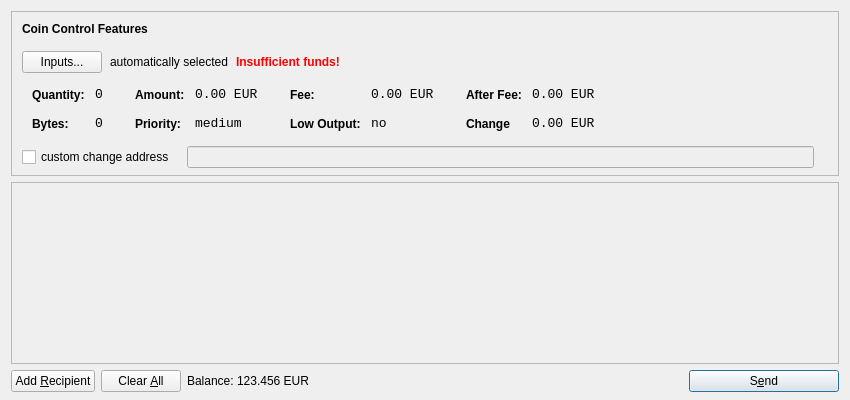
<?xml version="1.0" encoding="UTF-8"?>
<ui version="4.0">
 <class>SendCoinsDialog</class>
 <widget class="QDialog" name="SendCoinsDialog">
  <property name="geometry">
   <rect>
    <x>0</x>
    <y>0</y>
    <width>850</width>
    <height>400</height>
   </rect>
  </property>
  <property name="windowTitle">
   <string>Send Coins</string>
  </property>
  <layout class="QVBoxLayout" name="verticalLayout" stretch="0,1,0">
   <property name="bottomMargin">
    <number>8</number>
   </property>
   <item>
    <widget class="QFrame" name="frameCoinControl">
     <property name="sizePolicy">
      <sizepolicy hsizetype="Expanding" vsizetype="Expanding">
       <horstretch>0</horstretch>
       <verstretch>0</verstretch>
      </sizepolicy>
     </property>
     <property name="maximumSize">
      <size>
       <width>16777215</width>
       <height>16777215</height>
      </size>
     </property>
     <property name="frameShape">
      <enum>QFrame::StyledPanel</enum>
     </property>
     <property name="frameShadow">
      <enum>QFrame::Sunken</enum>
     </property>
     <layout class="QVBoxLayout" name="verticalLayoutCoinControl2">
      <property name="spacing">
       <number>-1</number>
      </property>
      <property name="leftMargin">
       <number>0</number>
      </property>
      <property name="topMargin">
       <number>0</number>
      </property>
      <property name="rightMargin">
       <number>0</number>
      </property>
      <property name="bottomMargin">
       <number>6</number>
      </property>
      <item>
       <layout class="QVBoxLayout" name="verticalLayoutCoinControl" stretch="0,0,0,0,1">
        <property name="spacing">
         <number>0</number>
        </property>
        <property name="leftMargin">
         <number>10</number>
        </property>
        <property name="topMargin">
         <number>10</number>
        </property>
        <item>
         <layout class="QHBoxLayout" name="horizontalLayoutCoinControl1">
          <property name="bottomMargin">
           <number>15</number>
          </property>
          <item>
           <widget class="QLabel" name="labelCoinControlFeatures">
            <property name="sizePolicy">
             <sizepolicy hsizetype="Preferred" vsizetype="Maximum">
              <horstretch>0</horstretch>
              <verstretch>0</verstretch>
             </sizepolicy>
            </property>
            <property name="font">
             <font>
              <weight>75</weight>
              <bold>true</bold>
             </font>
            </property>
            <property name="styleSheet">
             <string notr="true">font-weight:bold;</string>
            </property>
            <property name="text">
             <string>Coin Control Features</string>
            </property>
           </widget>
          </item>
         </layout>
        </item>
        <item>
         <layout class="QHBoxLayout" name="horizontalLayoutCoinControl2" stretch="0,0,0,0">
          <property name="spacing">
           <number>8</number>
          </property>
          <property name="bottomMargin">
           <number>10</number>
          </property>
          <item>
           <widget class="QPushButton" name="pushButtonCoinControl">
            <property name="styleSheet">
             <string notr="true"/>
            </property>
            <property name="text">
             <string>Inputs...</string>
            </property>
           </widget>
          </item>
          <item>
           <widget class="QLabel" name="labelCoinControlAutomaticallySelected">
            <property name="text">
             <string>automatically selected</string>
            </property>
            <property name="margin">
             <number>5</number>
            </property>
           </widget>
          </item>
          <item>
           <widget class="QLabel" name="labelCoinControlInsuffFunds">
            <property name="font">
             <font>
              <weight>75</weight>
              <bold>true</bold>
             </font>
            </property>
            <property name="styleSheet">
             <string notr="true">color:red;font-weight:bold;</string>
            </property>
            <property name="text">
             <string>Insufficient funds!</string>
            </property>
            <property name="margin">
             <number>5</number>
            </property>
           </widget>
          </item>
          <item>
           <spacer name="horizontalSpacerCoinControl">
            <property name="orientation">
             <enum>Qt::Horizontal</enum>
            </property>
            <property name="sizeHint" stdset="0">
             <size>
              <width>40</width>
              <height>1</height>
             </size>
            </property>
           </spacer>
          </item>
         </layout>
        </item>
        <item>
         <widget class="QWidget" name="widgetCoinControl" native="true">
          <property name="sizePolicy">
           <sizepolicy hsizetype="Preferred" vsizetype="Preferred">
            <horstretch>0</horstretch>
            <verstretch>0</verstretch>
           </sizepolicy>
          </property>
          <property name="minimumSize">
           <size>
            <width>0</width>
            <height>0</height>
           </size>
          </property>
          <property name="styleSheet">
           <string notr="true"/>
          </property>
          <layout class="QHBoxLayout" name="horizontalLayoutCoinControl5">
           <property name="margin">
            <number>0</number>
           </property>
           <item>
            <layout class="QHBoxLayout" name="horizontalLayoutCoinControl3" stretch="0,0,0,1">
             <property name="spacing">
              <number>20</number>
             </property>
             <property name="topMargin">
              <number>0</number>
             </property>
             <property name="bottomMargin">
              <number>10</number>
             </property>
             <item>
              <layout class="QFormLayout" name="formLayoutCoinControl1">
               <property name="horizontalSpacing">
                <number>10</number>
               </property>
               <property name="verticalSpacing">
                <number>14</number>
               </property>
               <property name="leftMargin">
                <number>10</number>
               </property>
               <property name="topMargin">
                <number>4</number>
               </property>
               <property name="rightMargin">
                <number>6</number>
               </property>
               <item row="0" column="0">
                <widget class="QLabel" name="labelCoinControlQuantityText">
                 <property name="styleSheet">
                  <string notr="true">font-weight:bold;</string>
                 </property>
                 <property name="text">
                  <string>Quantity:</string>
                 </property>
                 <property name="margin">
                  <number>0</number>
                 </property>
                </widget>
               </item>
               <item row="0" column="1">
                <widget class="QLabel" name="labelCoinControlQuantity">
                 <property name="font">
                  <font>
                   <family>Monospace</family>
                   <pointsize>10</pointsize>
                  </font>
                 </property>
                 <property name="cursor">
                  <cursorShape>IBeamCursor</cursorShape>
                 </property>
                 <property name="contextMenuPolicy">
                  <enum>Qt::ActionsContextMenu</enum>
                 </property>
                 <property name="text">
                  <string>0</string>
                 </property>
                 <property name="margin">
                  <number>0</number>
                 </property>
                 <property name="textInteractionFlags">
                  <set>Qt::LinksAccessibleByMouse|Qt::TextSelectableByKeyboard|Qt::TextSelectableByMouse</set>
                 </property>
                </widget>
               </item>
               <item row="1" column="0">
                <widget class="QLabel" name="labelCoinControlBytesText">
                 <property name="styleSheet">
                  <string notr="true">font-weight:bold;</string>
                 </property>
                 <property name="text">
                  <string>Bytes:</string>
                 </property>
                </widget>
               </item>
               <item row="1" column="1">
                <widget class="QLabel" name="labelCoinControlBytes">
                 <property name="font">
                  <font>
                   <family>Monospace</family>
                   <pointsize>10</pointsize>
                  </font>
                 </property>
                 <property name="cursor">
                  <cursorShape>IBeamCursor</cursorShape>
                 </property>
                 <property name="contextMenuPolicy">
                  <enum>Qt::ActionsContextMenu</enum>
                 </property>
                 <property name="text">
                  <string>0</string>
                 </property>
                 <property name="textInteractionFlags">
                  <set>Qt::LinksAccessibleByMouse|Qt::TextSelectableByKeyboard|Qt::TextSelectableByMouse</set>
                 </property>
                </widget>
               </item>
              </layout>
             </item>
             <item>
              <layout class="QFormLayout" name="formLayoutCoinControl2">
               <property name="horizontalSpacing">
                <number>10</number>
               </property>
               <property name="verticalSpacing">
                <number>14</number>
               </property>
               <property name="leftMargin">
                <number>6</number>
               </property>
               <property name="topMargin">
                <number>4</number>
               </property>
               <property name="rightMargin">
                <number>6</number>
               </property>
               <item row="0" column="0">
                <widget class="QLabel" name="labelCoinControlAmountText">
                 <property name="styleSheet">
                  <string notr="true">font-weight:bold;</string>
                 </property>
                 <property name="text">
                  <string>Amount:</string>
                 </property>
                 <property name="margin">
                  <number>0</number>
                 </property>
                </widget>
               </item>
               <item row="0" column="1">
                <widget class="QLabel" name="labelCoinControlAmount">
                 <property name="font">
                  <font>
                   <family>Monospace</family>
                   <pointsize>10</pointsize>
                  </font>
                 </property>
                 <property name="cursor">
                  <cursorShape>IBeamCursor</cursorShape>
                 </property>
                 <property name="contextMenuPolicy">
                  <enum>Qt::ActionsContextMenu</enum>
                 </property>
                 <property name="text">
                  <string>0.00 EUR</string>
                 </property>
                 <property name="textInteractionFlags">
                  <set>Qt::LinksAccessibleByMouse|Qt::TextSelectableByKeyboard|Qt::TextSelectableByMouse</set>
                 </property>
                </widget>
               </item>
               <item row="1" column="0">
                <widget class="QLabel" name="labelCoinControlPriorityText">
                 <property name="styleSheet">
                  <string notr="true">font-weight:bold;</string>
                 </property>
                 <property name="text">
                  <string>Priority:</string>
                 </property>
                </widget>
               </item>
               <item row="1" column="1">
                <widget class="QLabel" name="labelCoinControlPriority">
                 <property name="font">
                  <font>
                   <family>Monospace</family>
                   <pointsize>10</pointsize>
                  </font>
                 </property>
                 <property name="cursor">
                  <cursorShape>IBeamCursor</cursorShape>
                 </property>
                 <property name="contextMenuPolicy">
                  <enum>Qt::ActionsContextMenu</enum>
                 </property>
                 <property name="text">
                  <string>medium</string>
                 </property>
                 <property name="textInteractionFlags">
                  <set>Qt::LinksAccessibleByMouse|Qt::TextSelectableByKeyboard|Qt::TextSelectableByMouse</set>
                 </property>
                </widget>
               </item>
              </layout>
             </item>
             <item>
              <layout class="QFormLayout" name="formLayoutCoinControl3">
               <property name="horizontalSpacing">
                <number>10</number>
               </property>
               <property name="verticalSpacing">
                <number>14</number>
               </property>
               <property name="leftMargin">
                <number>6</number>
               </property>
               <property name="topMargin">
                <number>4</number>
               </property>
               <property name="rightMargin">
                <number>6</number>
               </property>
               <item row="0" column="0">
                <widget class="QLabel" name="labelCoinControlFeeText">
                 <property name="styleSheet">
                  <string notr="true">font-weight:bold;</string>
                 </property>
                 <property name="text">
                  <string>Fee:</string>
                 </property>
                 <property name="margin">
                  <number>0</number>
                 </property>
                </widget>
               </item>
               <item row="0" column="1">
                <widget class="QLabel" name="labelCoinControlFee">
                 <property name="font">
                  <font>
                   <family>Monospace</family>
                   <pointsize>10</pointsize>
                  </font>
                 </property>
                 <property name="cursor">
                  <cursorShape>IBeamCursor</cursorShape>
                 </property>
                 <property name="contextMenuPolicy">
                  <enum>Qt::ActionsContextMenu</enum>
                 </property>
                 <property name="text">
                  <string>0.00 EUR</string>
                 </property>
                 <property name="textInteractionFlags">
                  <set>Qt::LinksAccessibleByMouse|Qt::TextSelectableByKeyboard|Qt::TextSelectableByMouse</set>
                 </property>
                </widget>
               </item>
               <item row="1" column="0">
                <widget class="QLabel" name="labelCoinControlLowOutputText">
                 <property name="styleSheet">
                  <string notr="true">font-weight:bold;</string>
                 </property>
                 <property name="text">
                  <string>Low Output:</string>
                 </property>
                </widget>
               </item>
               <item row="1" column="1">
                <widget class="QLabel" name="labelCoinControlLowOutput">
                 <property name="font">
                  <font>
                   <family>Monospace</family>
                   <pointsize>10</pointsize>
                  </font>
                 </property>
                 <property name="cursor">
                  <cursorShape>IBeamCursor</cursorShape>
                 </property>
                 <property name="contextMenuPolicy">
                  <enum>Qt::ActionsContextMenu</enum>
                 </property>
                 <property name="text">
                  <string>no</string>
                 </property>
                 <property name="textInteractionFlags">
                  <set>Qt::LinksAccessibleByMouse|Qt::TextSelectableByKeyboard|Qt::TextSelectableByMouse</set>
                 </property>
                </widget>
               </item>
              </layout>
             </item>
             <item>
              <layout class="QFormLayout" name="formLayoutCoinControl4">
               <property name="horizontalSpacing">
                <number>10</number>
               </property>
               <property name="verticalSpacing">
                <number>14</number>
               </property>
               <property name="leftMargin">
                <number>6</number>
               </property>
               <property name="topMargin">
                <number>4</number>
               </property>
               <property name="rightMargin">
                <number>6</number>
               </property>
               <item row="0" column="0">
                <widget class="QLabel" name="labelCoinControlAfterFeeText">
                 <property name="styleSheet">
                  <string notr="true">font-weight:bold;</string>
                 </property>
                 <property name="text">
                  <string>After Fee:</string>
                 </property>
                 <property name="margin">
                  <number>0</number>
                 </property>
                </widget>
               </item>
               <item row="0" column="1">
                <widget class="QLabel" name="labelCoinControlAfterFee">
                 <property name="font">
                  <font>
                   <family>Monospace</family>
                   <pointsize>10</pointsize>
                  </font>
                 </property>
                 <property name="cursor">
                  <cursorShape>IBeamCursor</cursorShape>
                 </property>
                 <property name="contextMenuPolicy">
                  <enum>Qt::ActionsContextMenu</enum>
                 </property>
                 <property name="text">
                  <string>0.00 EUR</string>
                 </property>
                 <property name="textInteractionFlags">
                  <set>Qt::LinksAccessibleByMouse|Qt::TextSelectableByKeyboard|Qt::TextSelectableByMouse</set>
                 </property>
                </widget>
               </item>
               <item row="1" column="0">
                <widget class="QLabel" name="labelCoinControlChangeText">
                 <property name="styleSheet">
                  <string notr="true">font-weight:bold;</string>
                 </property>
                 <property name="text">
                  <string>Change</string>
                 </property>
                </widget>
               </item>
               <item row="1" column="1">
                <widget class="QLabel" name="labelCoinControlChange">
                 <property name="font">
                  <font>
                   <family>Monospace</family>
                   <pointsize>10</pointsize>
                  </font>
                 </property>
                 <property name="cursor">
                  <cursorShape>IBeamCursor</cursorShape>
                 </property>
                 <property name="contextMenuPolicy">
                  <enum>Qt::ActionsContextMenu</enum>
                 </property>
                 <property name="text">
                  <string>0.00 EUR</string>
                 </property>
                 <property name="textInteractionFlags">
                  <set>Qt::LinksAccessibleByMouse|Qt::TextSelectableByKeyboard|Qt::TextSelectableByMouse</set>
                 </property>
                </widget>
               </item>
              </layout>
             </item>
            </layout>
           </item>
          </layout>
         </widget>
        </item>
        <item>
         <layout class="QHBoxLayout" name="horizontalLayoutCoinControl4" stretch="0,0,0">
          <property name="spacing">
           <number>12</number>
          </property>
          <property name="sizeConstraint">
           <enum>QLayout::SetDefaultConstraint</enum>
          </property>
          <property name="topMargin">
           <number>5</number>
          </property>
          <property name="rightMargin">
           <number>5</number>
          </property>
          <item>
           <widget class="QCheckBox" name="checkBoxCoinControlChange">
            <property name="text">
             <string>custom change address</string>
            </property>
           </widget>
          </item>
          <item>
           <widget class="QLineEdit" name="lineEditCoinControlChange">
            <property name="enabled">
             <bool>false</bool>
            </property>
            <property name="sizePolicy">
             <sizepolicy hsizetype="Expanding" vsizetype="Fixed">
              <horstretch>0</horstretch>
              <verstretch>0</verstretch>
             </sizepolicy>
            </property>
           </widget>
          </item>
          <item>
           <widget class="QLabel" name="labelCoinControlChangeLabel">
            <property name="sizePolicy">
             <sizepolicy hsizetype="Preferred" vsizetype="Expanding">
              <horstretch>0</horstretch>
              <verstretch>0</verstretch>
             </sizepolicy>
            </property>
            <property name="minimumSize">
             <size>
              <width>0</width>
              <height>0</height>
             </size>
            </property>
            <property name="text">
             <string/>
            </property>
            <property name="margin">
             <number>3</number>
            </property>
           </widget>
          </item>
         </layout>
        </item>
        <item>
         <spacer name="verticalSpacerCoinControl">
          <property name="orientation">
           <enum>Qt::Vertical</enum>
          </property>
          <property name="sizeHint" stdset="0">
           <size>
            <width>800</width>
            <height>1</height>
           </size>
          </property>
         </spacer>
        </item>
       </layout>
      </item>
     </layout>
    </widget>
   </item>
   <item>
    <widget class="QScrollArea" name="scrollArea">
     <property name="widgetResizable">
      <bool>true</bool>
     </property>
     <widget class="QWidget" name="scrollAreaWidgetContents">
      <property name="geometry">
       <rect>
        <x>0</x>
        <y>0</y>
        <width>830</width>
        <height>165</height>
       </rect>
      </property>
      <layout class="QVBoxLayout" name="verticalLayout_2">
       <property name="margin">
        <number>0</number>
       </property>
       <item>
        <layout class="QVBoxLayout" name="entries">
         <property name="spacing">
          <number>6</number>
         </property>
        </layout>
       </item>
       <item>
        <spacer name="verticalSpacer">
         <property name="orientation">
          <enum>Qt::Vertical</enum>
         </property>
         <property name="sizeHint" stdset="0">
          <size>
           <width>20</width>
           <height>40</height>
          </size>
         </property>
        </spacer>
       </item>
      </layout>
     </widget>
    </widget>
   </item>
   <item>
    <layout class="QHBoxLayout" name="horizontalLayout">
     <item>
      <widget class="QPushButton" name="addButton">
       <property name="toolTip">
        <string>Send to multiple recipients at once</string>
       </property>
       <property name="text">
        <string>Add &amp;Recipient</string>
       </property>
       <property name="icon">
        <iconset resource="../bitcoin.qrc">
         <normaloff>:/icons/add</normaloff>:/icons/add</iconset>
       </property>
       <property name="autoDefault">
        <bool>false</bool>
       </property>
      </widget>
     </item>
     <item>
      <widget class="QPushButton" name="clearButton">
       <property name="sizePolicy">
        <sizepolicy hsizetype="Minimum" vsizetype="Fixed">
         <horstretch>0</horstretch>
         <verstretch>0</verstretch>
        </sizepolicy>
       </property>
       <property name="toolTip">
        <string>Remove all transaction fields</string>
       </property>
       <property name="text">
        <string>Clear &amp;All</string>
       </property>
       <property name="icon">
        <iconset resource="../bitcoin.qrc">
         <normaloff>:/icons/remove</normaloff>:/icons/remove</iconset>
       </property>
       <property name="autoRepeatDelay">
        <number>300</number>
       </property>
       <property name="autoDefault">
        <bool>false</bool>
       </property>
      </widget>
     </item>
     <item>
      <layout class="QHBoxLayout" name="horizontalLayout_2">
       <property name="spacing">
        <number>3</number>
       </property>
       <item>
        <widget class="QLabel" name="label">
         <property name="sizePolicy">
          <sizepolicy hsizetype="Preferred" vsizetype="Fixed">
           <horstretch>0</horstretch>
           <verstretch>0</verstretch>
          </sizepolicy>
         </property>
         <property name="text">
          <string>Balance:</string>
         </property>
        </widget>
       </item>
       <item>
        <widget class="QLabel" name="labelBalance">
         <property name="sizePolicy">
          <sizepolicy hsizetype="Preferred" vsizetype="Fixed">
           <horstretch>0</horstretch>
           <verstretch>0</verstretch>
          </sizepolicy>
         </property>
         <property name="cursor">
          <cursorShape>IBeamCursor</cursorShape>
         </property>
         <property name="text">
          <string>123.456 EUR</string>
         </property>
         <property name="textInteractionFlags">
          <set>Qt::LinksAccessibleByMouse|Qt::TextSelectableByKeyboard|Qt::TextSelectableByMouse</set>
         </property>
        </widget>
       </item>
      </layout>
     </item>
     <item>
      <spacer name="horizontalSpacer">
       <property name="orientation">
        <enum>Qt::Horizontal</enum>
       </property>
       <property name="sizeHint" stdset="0">
        <size>
         <width>40</width>
         <height>20</height>
        </size>
       </property>
      </spacer>
     </item>
     <item>
      <widget class="QPushButton" name="sendButton">
       <property name="minimumSize">
        <size>
         <width>150</width>
         <height>0</height>
        </size>
       </property>
       <property name="toolTip">
        <string>Confirm the send action</string>
       </property>
       <property name="text">
        <string>S&amp;end</string>
       </property>
       <property name="icon">
        <iconset resource="../bitcoin.qrc">
         <normaloff>:/icons/send</normaloff>:/icons/send</iconset>
       </property>
       <property name="default">
        <bool>true</bool>
       </property>
      </widget>
     </item>
    </layout>
   </item>
  </layout>
 </widget>
 <resources>
  <include location="../bitcoin.qrc"/>
 </resources>
 <connections/>
</ui>
